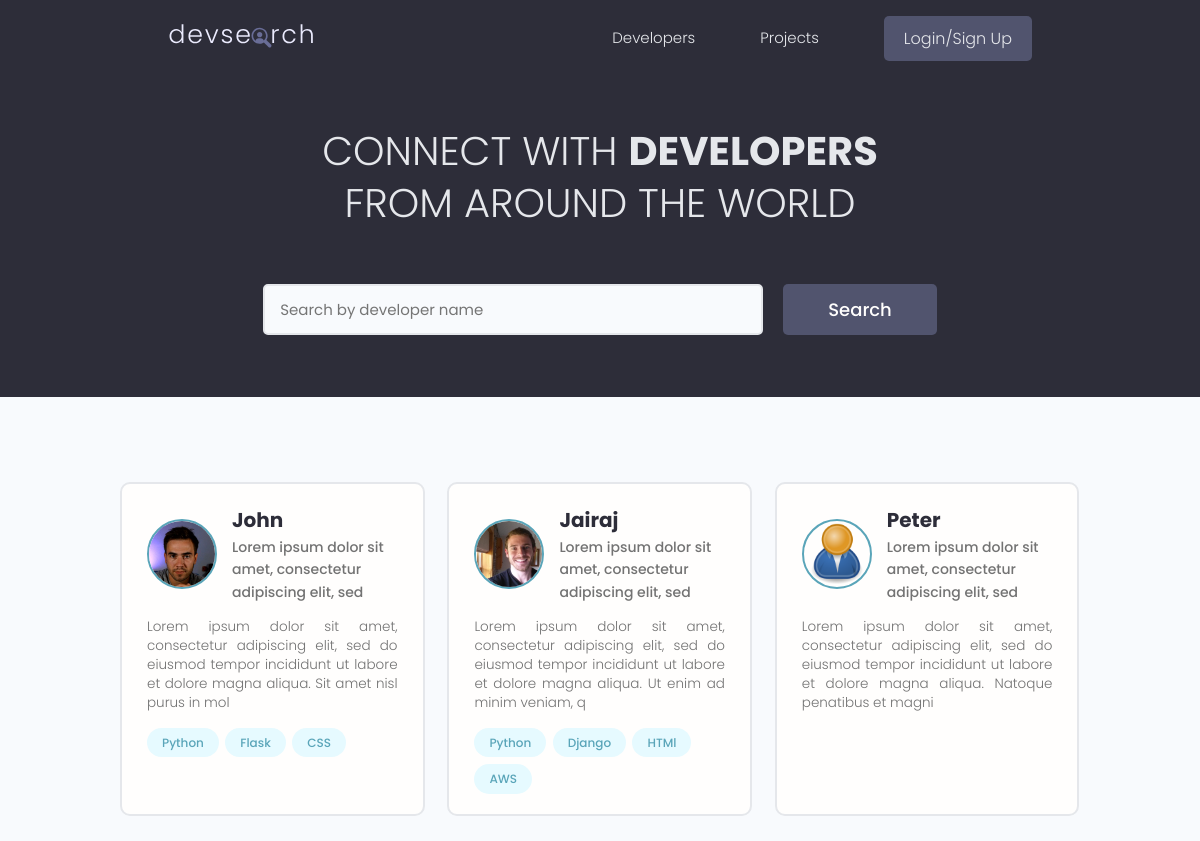
The app's page /, older data.
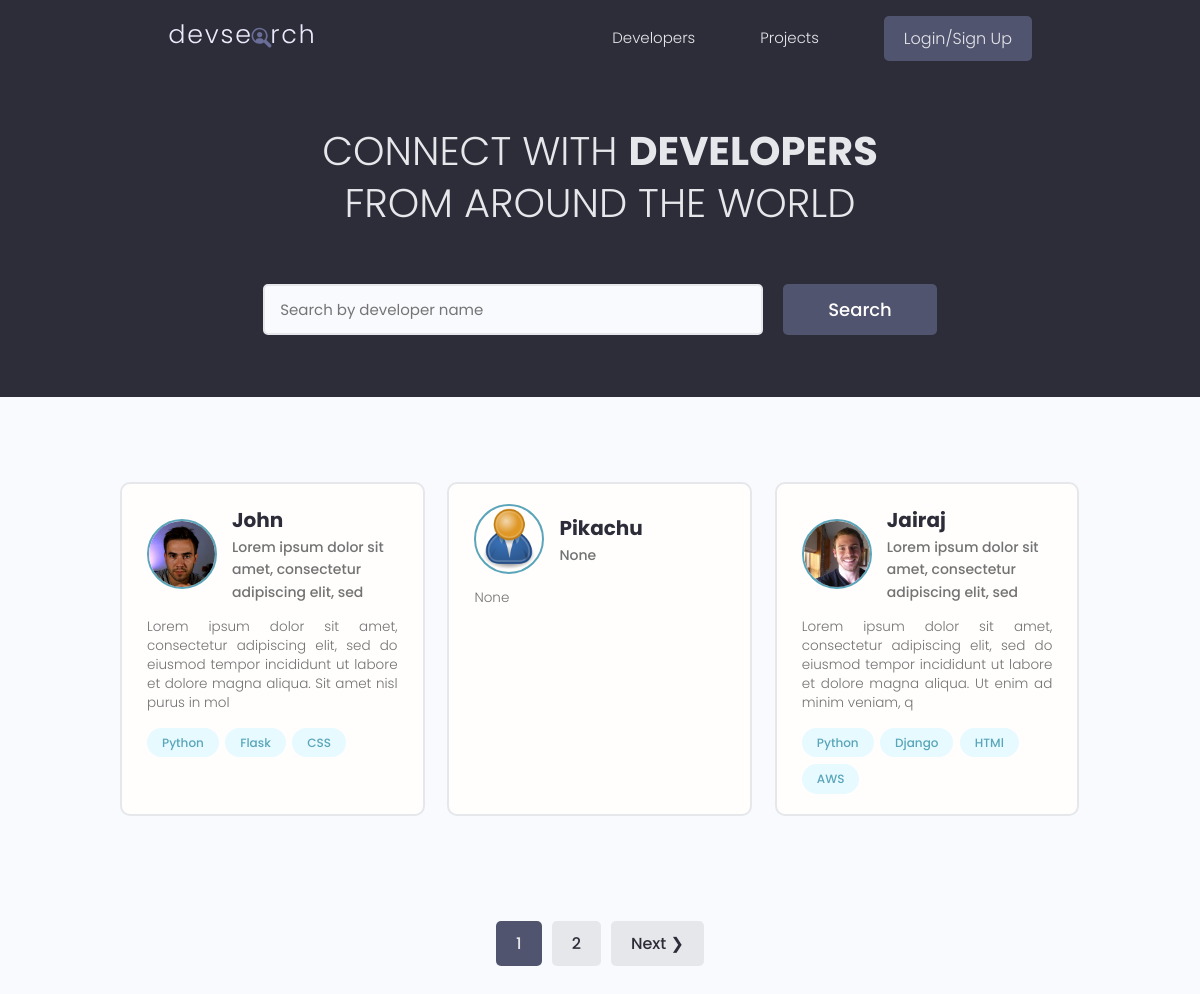
The same page, newer data.
### users/models.py (models this page shows, shortened)
class Profile(models.Model):
    user = models.OneToOneField(User, on_delete=models.CASCADE, null=True, blank=True)
    name = models.CharField(max_length=200, blank=True, null=True)
    email = models.EmailField(max_length=500, null=True, blank=True)
    username = models.CharField(max_length=200, blank=True, null=True)
    location = models.CharField(max_length=200, blank=True, null=True)
    short_intro = models.CharField(max_length=200, blank=True, null=True)
    bio = models.TextField(blank=True, null=True)
    profile_image = models.ImageField(null=True, blank=True, upload_to='profiles/', default="profiles/user-default.png")
    social_github = models.CharField(max_length=200, blank=True, null=True)
    social_twitter = models.CharField(max_length=200, blank=True, null=True)
    social_linkedin = models.CharField(max_length=200, blank=True, null=True)
    social_youtube = models.CharField(max_length=200, blank=True, null=True)
    social_website = models.CharField(max_length=200, blank=True, null=True)
    created = models.DateTimeField(auto_now_add=True)
    id = models.UUIDField(default=uuid.uuid4, unique=True, primary_key=True, editable=False)

class Skill(models.Model):
    owner = models.ForeignKey(Profile, on_delete=models.CASCADE, null=True, blank=True)
    name = models.CharField(max_length=200, blank=True, null=True)
    description = models.TextField(null=True, blank=True)
    created = models.DateTimeField(auto_now_add=True)
    id = models.UUIDField(default=uuid.uuid4, unique=True, primary_key=True, editable=False)
    def __str__(self):
        return str(self.name)

### users/views.py (the view)
# urls.py: path('',views.profiles,name='profiles'),
def profiles(request):
    profiles, search_query = searchProfiles(request)
    custom_range, profiles = paginateProfiles(request, profiles, 3)
    context = {'profiles': profiles, 'search_query': search_query, 'custom_range': custom_range}
    return render(request, 'users/profiles.html', context)

### users/utils.py (called while the page is built)
def paginateProfiles(request,profiles,results):
    page = request.GET.get('page')
    paginator = Paginator(profiles, results)
    try:
        profiles = paginator.page(page)
    except PageNotAnInteger:
        page = 1
        profiles = paginator.page(page)
    except EmptyPage:
        page = paginator.num_pages
        profiles = paginator.page(page)
    leftIndex = (int(page) - 1)
    if leftIndex < 1:
        leftIndex = 1
    rightIndex = (int(page) + 2)
    if rightIndex > paginator.num_pages:
        rightIndex = paginator.num_pages + 1
    custom_range = range(leftIndex, rightIndex)
    return custom_range, profiles

def searchProfiles(request):
    search_query = ""
    if request.GET.get('search_query'):
        search_query = request.GET.get('search_query')
    skills = Skill.objects.filter(name__icontains=search_query)
    profiles = Profile.objects.distinct().filter(Q(name__icontains=search_query) |
                                                 Q(short_intro__icontains=search_query) |
                                                 Q(skill__in=skills))
    return profiles, search_query

### users/templates/users/profiles.html (shortened to what this page needs)
{% extends 'main.html' %}
{% block content %}
  <main class="home">
    <section class="hero-section text-center">
      <div class="container container--narrow">
        <div class="hero-section__box">
          <h2>CONNECT WITH <span>DEVELOPERS</span></h2>
          <h2>FROM AROUND THE WORLD</h2>
        </div>
        <div class="hero-section__search">
          <form id="searchForm" class="form" action="{% url 'profiles' %}" method="get">
            <div class="form__field">
              <input class="input input--text" id="formInput#search" type="text" name="search_query"
                value="{{ search_query }}" placeholder="Search by developer name" />
            </div>
            <input class="btn btn--sub btn--lg" type="submit" value="Search" />
          </form>
        </div>
      </div>
    </section>
    <section class="devlist">
      <div class="container">
        <div class="grid grid--three">
          {% for profile in profiles %}
          <div class="column card">
            <div class="dev">
              <a href="{% url 'user-profile' profile.id %}" class="card__body">
                <div class="dev__profile">
                  <img class="avatar avatar--md" src="{{ profile.profile_image.url }}" alt="image" />
                  <div class="dev__meta">
                    <h3>{{ profile.name}}</h3>
                    <h5>{{ profile.short_intro|slice:"60"}}</h5>
                  </div>
                </div>
                <p class="dev__info">{{ profile.bio|slice:"150" }}</p>
                <div class="dev__skills">
                    {% for skill in profile.skill_set.all|slice:"5" %}
                  <span class="tag tag--pill tag--main">
                    <small>{{ skill }}</small>
                  </span>
                  {% endfor %}
                </div>
              </a>
            </div>
          </div>
          {% endfor %}
        </div>
      </div>
    </section>
    {% include 'pagination.html' with queryset=profiles custom_range=custom_range %}
  </main>
{% endblock %}

Row changes from the older to the newer data that the page shows:
no longer on this page (row unchanged): Profile: profile_image (placeholder picture), name "Peter", short_intro "Lorem ipsum dolor sit amet, consectetur adipiscing elit, sed", bio "Lorem ipsum dolor sit amet, consectetur adipiscing elit, sed do eiusmod tempor incididunt ut labore et dolore magna aliqua. Natoque penatibus et magni"
added Profile: profile_image (placeholder picture), name "Pikachu", short_intro "None", bio "None"
Text that changed along with them:
new list line: "1"
new list line: "2"
text now shown: "Next ❯"
